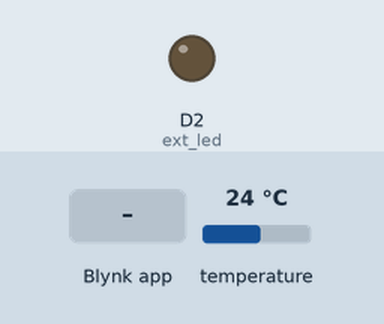
Simulated run of this sketch. Board: Arduino MKR. Shown: output pins drawn as LEDs (lit = HIGH). The inputs (shaded band) are chosen by the test bench; at power-on: temperature 24 °C. WiFi joins after 1.5 s; servers stay silent unless stated; what the sketch prints to the serial monitor is not drawn.

Above: at 3.0 s.
3.1 s: Blynk app writes 1 to V0
Timing chart, 0 to 6.1 s (numbered marks = the images above; inputs shaded):
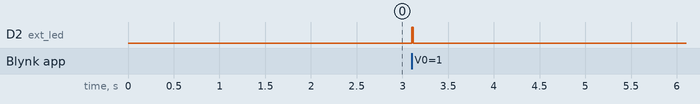

The sketch:

04-130-Smartphone_notifications.ino
```cpp
/*  Arduino Mobile Development With Blynk

   This code is part of a course from Tech Explorations.
   For information about this course, please see

   https://techexplorations.com/so/blynk/

   For information on hardware components and the wiring needed to
   run this sketch, please see the relevant lecture in the course.

    Created by Peter Dalmaris
*/

#include <SPI.h>
#include <WiFiNINA.h>
#include <BlynkSimpleWiFiNINA.h>
#include "secrets.h"
#include "Adafruit_MCP9808.h"

Adafruit_MCP9808 tempsensor = Adafruit_MCP9808();
int ext_led = 2;

BLYNK_WRITE(V0) //Button Widget is writing to pin V0
{
  int pinData = param.asInt();
  if (pinData == HIGH)
  {
    digitalWrite(ext_led, HIGH);
    notify_temperature();
  }
}

void setup()
{
  Serial.begin(9600);
  if (!tempsensor.begin(0x18)) {
    Serial.println("Couldn't find MCP9808! Check your connections and verify the address is correct.");
    while (1);
  }
  Serial.println("Started.");
  pinMode(ext_led, OUTPUT);
  tempsensor.setResolution(3);

  Blynk.begin(auth, ssid, pass);

}

void loop()
{
  Blynk.run();
}

void notify_temperature()
{
  float temperatureC = tempsensor.readTempC();

  String notification_body = "";
  notification_body += "From {DEVICE_NAME}: the current temperature is ";
  notification_body += String(temperatureC);
  notification_body += " °C.";

  Serial.println("Sending this notification body: ");
  Serial.println(notification_body);

  Blynk.notify(notification_body);

  digitalWrite(ext_led, LOW);
}
```

secrets.h
```cpp
/*  Arduino Mobile Development With Blynk

   This code is part of a course from Tech Explorations.
   For information about this course, please see

   https://techexplorations.com/so/blynk/

   For information on hardware components and the wiring needed to
   run this sketch, please see the relevant lecture in the course.

    Created by Peter Dalmaris
*/

// You should get Auth Token in the Blynk App.
// Go to the Project Settings (nut icon).
char auth[] = "--BLYNK YOUR AUTH TOKEN--";

// Your WiFi credentials.
// Set password to "" for open networks.
char ssid[] = "--YOUR SSID--";
char pass[] = "--YOUR WIFI PASSWORD--";
```

Measured:
- after the input at 3.1 s, D2 (ext_led): LOW → HIGH at once, → LOW 0.02 s later
